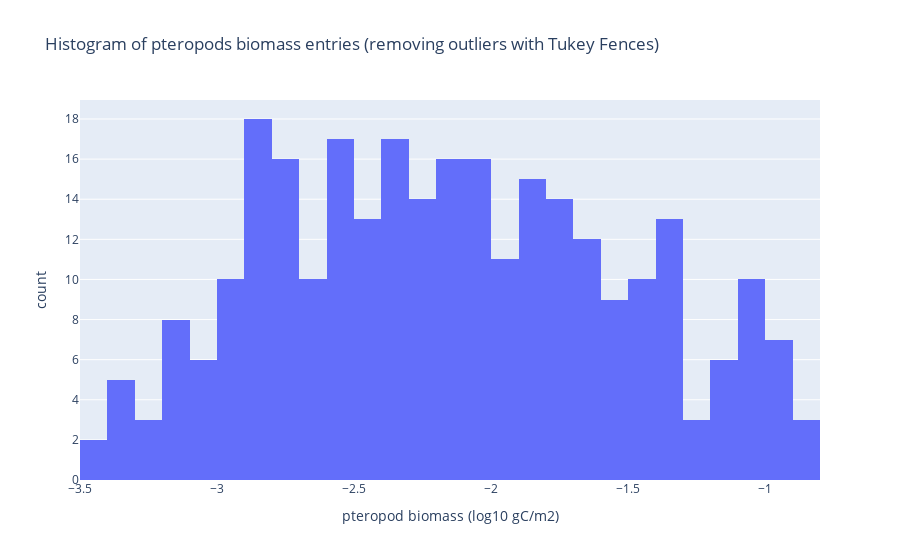

The notebook cell this image was saved under:
### Code cell
flat_data = ds_pter_cleaned.values.flatten()
valid_data = flat_data[~np.isnan(flat_data)]

df = pd.DataFrame({"pteropod biomass (log10 gC/m2)": valid_data})

fig = px.histogram(
    np.log10(df*0.4),
    x="pteropod biomass (log10 gC/m2)",
    nbins=50,
    labels={"count": "frequency"},
    title="Histogram of pteropods biomass entries (removing outliers with Tukey Fences)"
)
fig.show()

### Figure 1 — Plotly figure (JSON) as saved in the notebook; plotly's stock layout.template omitted (floating-point values rounded to 4 significant figures; data arrays with more than 128 entries replaced by an {"elided": "..."} marker saying what was removed)
{"data": [{"bingroup": "x", "hovertemplate": "pteropod biomass (log10 gC/m2)=%{x}<br>count=%{y}<extra></extra>", "legendgroup": "", "marker": {"color": "#636efa", "pattern": {"shape": ""}}, "name": "", "nbinsx": 50, "orientation": "v", "showlegend": false, "type": "histogram", "x": {"elided": "284 float values"}, "xaxis": "x", "yaxis": "y"}], "layout": {"barmode": "relative", "legend": {"tracegroupgap": 0}, "title": {"text": "Histogram of pteropods biomass entries (removing outliers with Tukey Fences)"}, "xaxis": {"anchor": "y", "domain": [0, 1], "title": {"text": "pteropod biomass (log10 gC/m2)"}}, "yaxis": {"anchor": "x", "domain": [0, 1], "title": {"text": "count"}}}}
